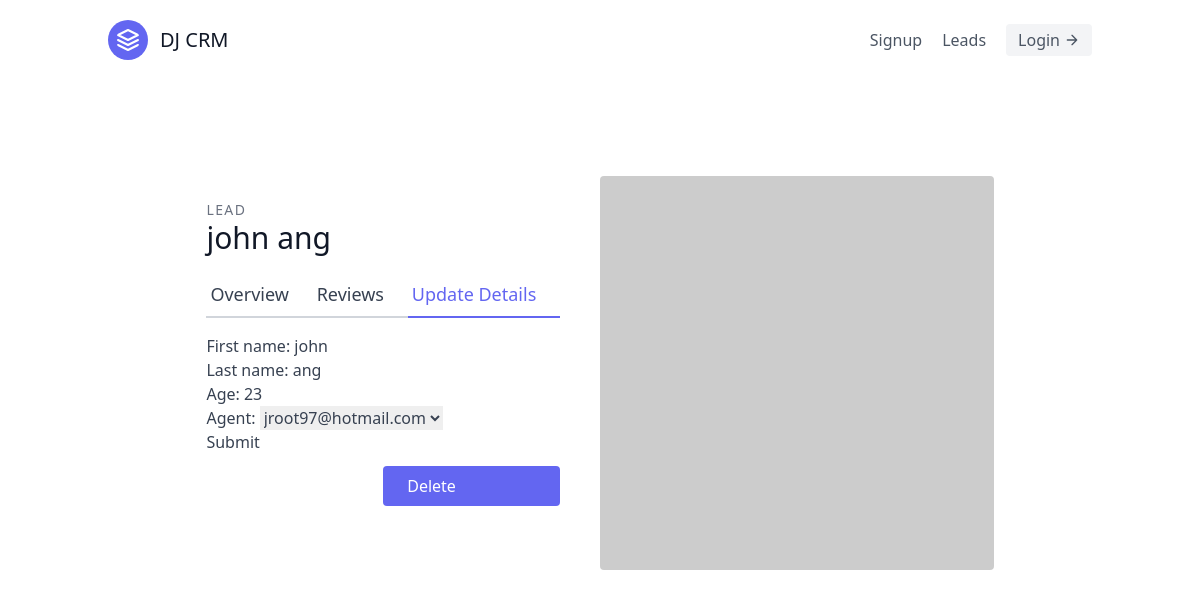
Page /leads/5/update/ on the committed database.
### leads/models.py (models this page shows, shortened)
class Lead(models.Model):
    first_name = models.CharField(max_length=20)
    last_name = models.CharField(max_length=20)
    age = models.IntegerField(default=0)
    agent = models.ForeignKey("Agent", on_delete=models.CASCADE)

### leads/views.py (the view, shortened to what this page needs)
# urls.py: path('<int:pk>/update/', LeadUpdateView.as_view(), name="lead-update"),
class LeadUpdateView(UpdateView):
    template_name = "leads/lead_update.html"
    queryset = Lead.objects.all()
    form_class = LeadModelForm

### leads/forms.py
class LeadModelForm(forms.ModelForm):
    class Meta:
        model = Lead
        fields = (
            'first_name',
            'last_name',
            'age',
            'agent'
        )

### leads/models.py (called while the page is built)
    def __str__(self):
        return self.user.email

### leads/templates/leads/lead_update.html
{% extends "base.html" %} {% block content %}
<section class="text-gray-700 body-font overflow-hidden">
  <div class="container px-5 py-24 mx-auto">
    <div class="lg:w-4/5 mx-auto flex flex-wrap">
      <div class="lg:w-1/2 w-full lg:pr-10 lg:py-6 mb-6 lg:mb-0">
        <h2 class="text-sm title-font text-gray-500 tracking-widest">LEAD</h2>
        <h1 class="text-gray-900 text-3xl title-font font-medium mb-4">
          {{ lead.first_name }} {{ lead.last_name }}
        </h1>
        <div class="flex mb-4">
          <a
            href="{% url 'leads:lead-detail' lead.pk %}"
            class="flex-grow border-b-2 border-gray-300 py-2 text-lg px-1"
          >
            Overview
          </a>
          <a class="flex-grow border-b-2 border-gray-300 py-2 text-lg px-1">
            Reviews
          </a>
          <a
            href="{% url 'leads:lead-update' lead.pk %}"
            class="flex-grow text-indigo-500 border-b-2 border-indigo-500 py-2 text-lg px-1"
          >
            Update Details
          </a>
        </div>
        <form form method="post">
          {% csrf_token %} {{ form.as_p }}
          <button type="submit">Submit</button>
        </form>
        <a
          href="{% url 'leads:lead-delete' lead.pk %}"
          class="w-1/2 mt-3 flex ml-auto text-white bg-indigo-500 border-0 py-2 px-6 focus:outline-none hover:bg-indigo-600 rounded"
        >
          Delete
        </a>
      </div>
      <img
        alt="ecommerce"
        class="lg:w-1/2 w-full lg:h-auto h-64 object-cover object-center rounded"
        src="https://dummyimage.com/400x400"
      />
    </div>
  </div>
</section>
{% endblock content %}

### rows in the picture
Lead: first_name "john", last_name "ang", age "23", agent "jroot97@hotmail.com"
